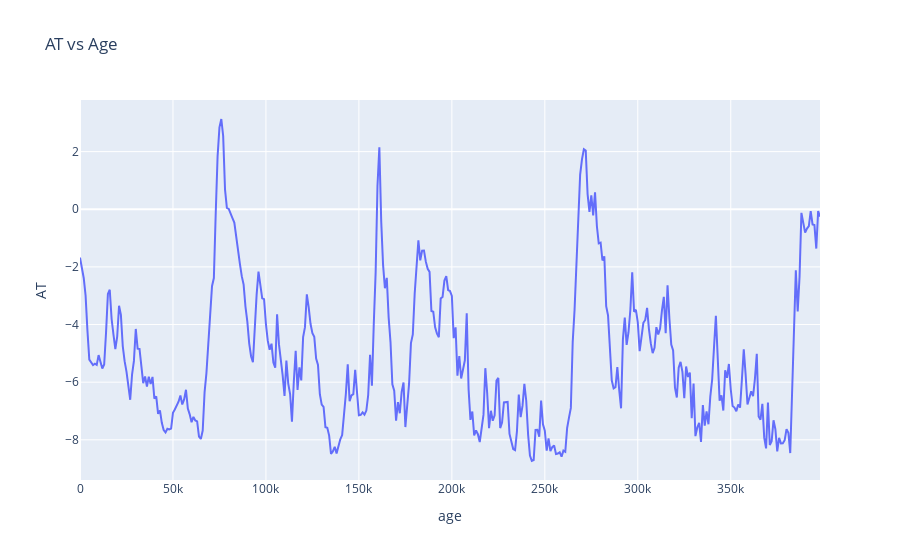

Write notebook code for a chart like this one.
### Code cell
import pandas as pd
import plotly.express as px
import plotly.io as pio

# Set the default renderer to 'vscode' so plots display inline in VS Code.
pio.renderers.default = "vscode"

# Create an interactive line plot of AT vs age.
fig = px.line(df_AT, x='age', y='AT', title='AT vs Age')

# Display the figure.
fig.show()

### Figure 1 — Plotly figure (JSON) as saved in the notebook; plotly's stock layout.template omitted (floating-point values rounded to 4 significant figures; data arrays with more than 128 entries replaced by an {"elided": "..."} marker saying what was removed)
{"data": [{"hovertemplate": "age=%{x}<br>AT=%{y}<extra></extra>", "legendgroup": "", "line": {"color": "#636efa", "dash": "solid"}, "marker": {"symbol": "circle"}, "mode": "lines", "name": "", "orientation": "v", "showlegend": false, "type": "scatter", "x": {"elided": "399 int values"}, "xaxis": "x", "y": {"elided": "399 float values"}, "yaxis": "y"}], "layout": {"legend": {"tracegroupgap": 0}, "title": {"text": "AT vs Age"}, "xaxis": {"anchor": "y", "domain": [0, 1], "title": {"text": "age"}}, "yaxis": {"anchor": "x", "domain": [0, 1], "title": {"text": "AT"}}}}
